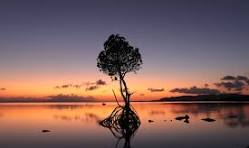
#> input picture 4.Moving Object Detection Using OpenCV/sample.jpeg, 249 x 148 px
$ python 'converts into threshold image.py'
#> lines starting #> are read from the running program, lines starting #| are printed output that depends on the picture; after the words box and inside, x2 and y2 are one past the last pixel; in counts of white or black regions, pixels touching at a corner belong together
import cv2
img = cv2.imread("sample.jpeg")
#> img is the input picture: shape (148, 249, 3); mean B, G, R 94.4, 95.8, 124.2
grayImg = cv2.cvtColor(img,cv2.COLOR_BGR2GRAY)
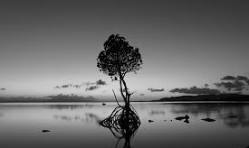
#> grayImg: shape (148, 249); min 0, max 224, mean 104.1
thresImg = cv2.threshold(grayImg,200,255,cv2.THRESH_BINARY)[1]
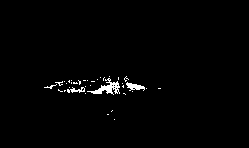
#> thresImg: shape (148, 249); 1.3% white; 36 white regions (32 under 20 px), largest, box (x1, y1, x2, y2) and area: (87, 78, 120, 95) 205, (126, 82, 145, 91) 91, (67, 87, 85, 93) 56, (44, 84, 57, 89) 20
cv2.imwrite("thresholdImage2.jpg",thresImg)
